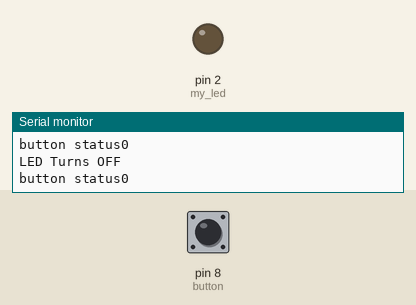
This sketch was run on a simulated Arduino Uno, built with avr-gcc and run on an emulated ATmega328P. On the bench: output pins drawn as LEDs (lit = HIGH), the last lines printed to the serial monitor. Dashed ring = blinking. The inputs (shaded band) are chosen by the test bench; at power-on: pin 8 (button) LOW.

Above: at 1.2 s.
1.3 s: pin 8 (button) pulled HIGH for 0.15 s
At 1.42 s:
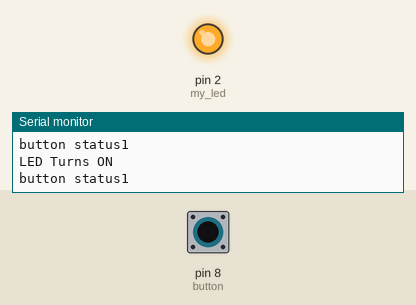
2.9 s: pin 8 (button) pulled HIGH for 0.15 s
At 4.0 s:
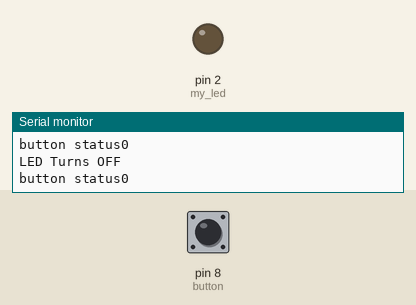
6.0 s: pin 8 (button) pulled HIGH for 1 s
At 6.8 s:
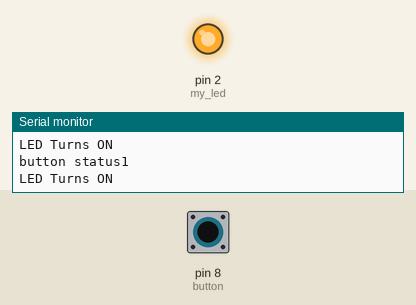
10.0 s: pin 8 (button) pulsed HIGH 2 times (0.12 s each, 0.3 s apart)
At 10.39 s:
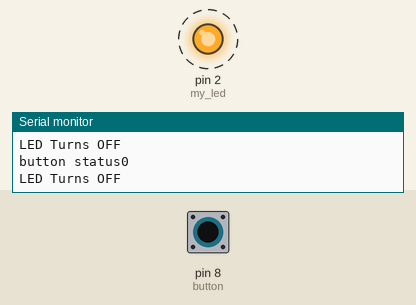
13.6 s: pin 8 (button) pulsed HIGH 5 times (0.12 s each, 0.3 s apart)
At 15.5 s:
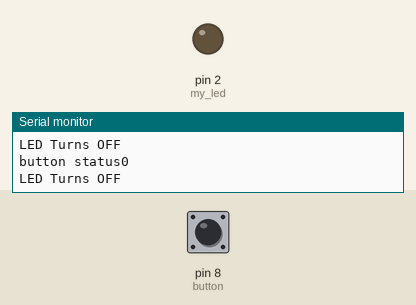
Timing chart, 0 to 17.0 s (numbered marks = the images above; inputs shaded):
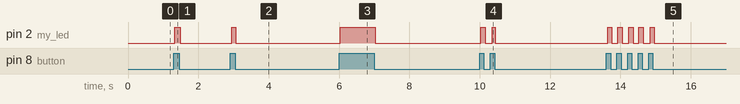

Measured:
- after the input at 1.3 s, pin 2 (my_led): LOW → HIGH at once, → LOW 0.16 s later
- after the input at 2.9 s, pin 2 (my_led): LOW → HIGH at once, → LOW 0.12 s later
- after the input at 6.0 s, pin 2 (my_led): LOW → HIGH at once, → LOW 1.0 s later
- after the input at 10.0 s, pin 2 (my_led): alternates HIGH for 0.11 s and LOW for 0.19 s, 4 changes in all, then stays LOW, starting at once
- after the input at 13.6 s, pin 2 (my_led): alternates HIGH for 0.12 s and LOW for 0.18 s, 10 changes in all, then stays LOW, starting at once

The sketch:

LED.B.U.B.ino
```cpp
//global declaration
#define my_led 2
#define button 8


void setup() {
  Serial.begin(9600);
  pinMode(my_led, OUTPUT);
  pinMode(button, INPUT);
}

void loop() {

           bool x = digitalRead(button);


  Serial.print("button status");
    Serial.println(x);

    if( x==1){
digitalWrite(my_led, HIGH);
Serial.println("LED Turns ON");
 }
 else{
  digitalWrite(my_led, LOW);
  Serial.println("LED Turns OFF");
 }
}
```
